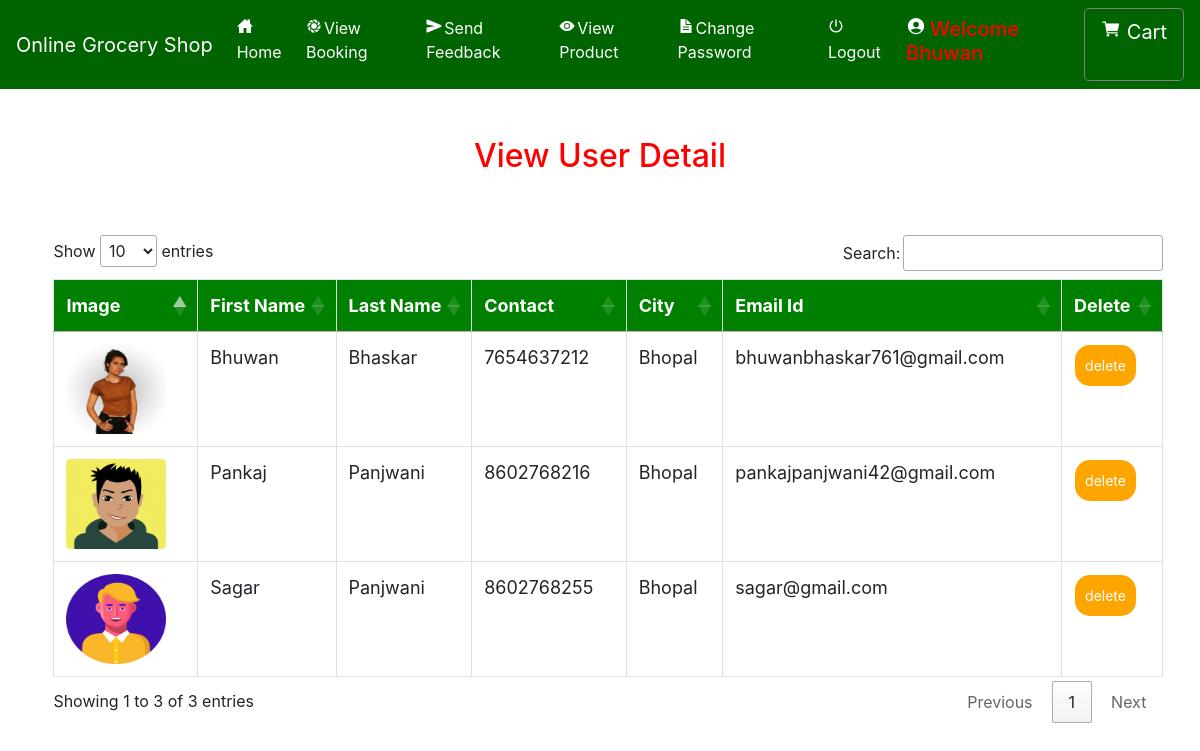
/view_user (signed in), run on the app's committed database.
### grocery/models.py (models this page shows, shortened)
class Profile(models.Model):
    user = models.ForeignKey(User, on_delete=models.CASCADE, null=True)
    dob = models.DateField(null=True)
    city = models.CharField(max_length=30, null=True)
    address = models.CharField(max_length=50, null=True)
    contact = models.CharField(max_length=10, null=True)
    image = models.FileField(null=True)

### grocery/views.py (the view)
# urls.py: path('view_user',View_user,name="view_user"),
def View_user(request):
    if not request.user.is_authenticated:
        return redirect('login_admin')
    pro = Profile.objects.all()
    d = {'user':pro}
    return render(request,'view_user.html',d)

### grocery/templates/view_user.html (shortened to what this page needs)
{% extends 'navigation.html' %}
{% load static %}
{% block body %}
<center><h2 style="color:red;margin-top:4%">View User Detail</h2></center>
<div  class="container-fluid">
    <center>
    <div class="container">
        <table class="table table-bordered" id="myTable">
  <thead>
  <tr>
    <th>Image</th>
    <th>First Name</th>
    <th>Last Name</th>
      <th>Contact</th>
      <th>City</th>
    <th>Email Id</th>
    <th>Delete</th>
  </tr>
  </thead>
   <tbody>
    {% for i in user %}
  <tr>
    <td><img src="{{i.image.url}}" style="width:100px;height:90px"></td>
    <td>{{i.user.first_name}}</td>
    <td>{{i.user.last_name}}</td>
      <td>{{i.contact}}</td>
      <td>{{i.city}}</td>
      <td>{{i.user.email}}</td>
    <td><a href="{% url 'delete_user' i.user.id %}" onclick="return confirm('Are you sure?')"><button class="button button1">delete</button></a></td>
  </tr>
    {% endfor %}
    </tbody>
</table>
 </div></center>
</div>
{% endblock %}

### grocery/templates/navigation.html (shortened to what this page needs)
<!DOCTYPE html>
<html lang="en">
<head>
    {% load static %}
     <link rel="stylesheet" href="https://maxcdn.bootstrapcdn.com/bootstrap/4.0.0/css/bootstrap.min.css">
  <link rel = stylesheet href = "//cdn.datatables.net/1.10.19/css/jquery.dataTables.min.css">
<link rel="stylesheet" href="https://cdnjs.cloudflare.com/ajax/libs/font-awesome/4.7.0/css/font-awesome.min.css">
</head>
<body style="background-color:white">
<nav class="navbar navbar-expand-sm" style="background-color:Darkgreen">
  <a class="navbar-brand" href="#" style="color:White">Online Grocery Shop</a>
  <ul class="navbar-nav">
    {% if request.user.username %}
    {% if not request.user.is_staff %}
    <li class="nav-item">
      <a class="nav-link" href="{% url 'home' %}" style="color:white"><ion-icon style="margin-right:2px" name="home-sharp"></ion-icon>Home</a>
    </li>
    <li class="nav-item">
      <a class="nav-link" href="{% url 'view_booking' %}" style="color:white"><ion-icon style="margin-right:2px" name="aperture"></ion-icon>View Booking</a>
    </li>
    <li class="nav-item">
      <a class="nav-link" href="{% url 'send_feedback' request.user.id %}" style="color:white"><ion-icon style="margin-right:2px" name="send"></ion-icon>Send Feedback</a>
    </li>
    <li class="nav-item">
      <a class="nav-link" href="{% url 'view_product' 0 %}" style="color:white"><ion-icon style="margin-right:2px" name="eye"></ion-icon>View Product</a>
    </li>
    <li class="nav-item">
      <a class="nav-link" href="{% url 'change_password' %}" style="color:white"><ion-icon style="margin-right:2px" name="document-text-sharp"></ion-icon>Change Password</a>
    </li>
    {% endif %}
    {% endif %}
    {% if request.user.is_authenticated %}
    <a class="nav-link" href="{% url 'logout' %}" style="color:white"><ion-icon style="margin-right:2px" name="power-sharp"></ion-icon>Logout</a>
    {% if not request.user.is_staff %}
    <li class="nav-item">
      <a href="{% url 'profile' %}"><h5 class="nav-link" style="color:red"><ion-icon style="margin-right:4px;color:white" name="person-circle-sharp"></ion-icon>Welcome {{request.user.username}}</h5>
      </a></li>
    {% else %}
    <li class="nav-item">
      <h5  class="nav-link" style="color:red"><ion-icon style="margin-right:4px;color:white" name="person-circle-sharp"></ion-icon>Welcome {{request.user.username}}</h5>
    </li>
    {% endif %}
    {% endif %}
    {% if not request.user.is_staff %}
    {% if request.user.username %}
      <a href="{% url 'cart' %}" style="border:1px solid gray" class="btn btn-default btn-lg text-dark text-capitalize">
        <ion-icon style="color:white;margin-top:2%" name="cart"></ion-icon><span style="margin-left:6px;margin-top:2%;color:white">Cart</span></a></center>
{% endif %}
    {% endif %}
    </ul>
</nav>
{% block body %}
{% endblock %}
</body></html>

### grocery/templates/navigation.html (style rules this page uses)
* { box-sizing: border-box; }
#myTable { border-collapse: collapse; width: 100%; border: 1px solid #ddd; font-size: 18px; }
#myTable th { text-align: left; padding: 12px; background-color: green; color: white; }
#myTable td { text-align: left; padding: 12px; background-color: white; }
#myTable tr { border-bottom: 1px solid #ddd; }
.button { background-color: orange; border: none; color: white; padding: 10px; text-align: center; text-decoration: none; display: inline-block; font-size: 14px; margin: 1px 1px; cursor: pointer; }
.button1 { border-radius: 15px; }

### grocery/templates/view_user.html (style rules this page uses)
.container { border-radius:6px; margin:2%; }
.container-fluid { margin-top:5%; }

### data on the page
Profile: image (picture), user.first_name "Bhuwan", user.last_name "Bhaskar", contact "7654637212", city "Bhopal", user.email "bhuwanbhaskar761@gmail.com"
Profile: image (picture), user.first_name "Pankaj", user.last_name "Panjwani", contact "8602768216", city "Bhopal", user.email "pankajpanjwani42@gmail.com"
Profile: image (picture), user.first_name "Sagar", user.last_name "Panjwani", contact "8602768255", city "Bhopal", user.email "sagar@gmail.com"
